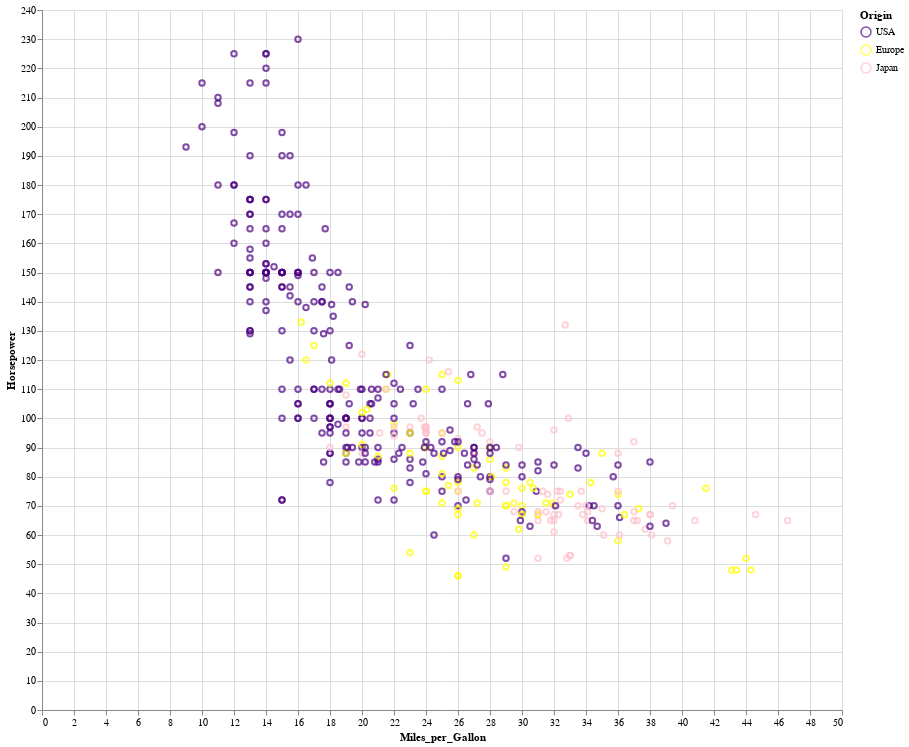

Write notebook code for a chart like this one.
### Code cell
sp=alt\
.Chart(
    data=cars,
    width=800,
    height=700
    )\
.mark_point()\
.encode(
    x=alt.X(shorthand="Miles_per_Gallon"),
    y=alt.Y(shorthand="Horsepower"),
    color=alt.Color(
        shorthand="Origin",
        scale=alt.Scale(
            domain=cars['Origin'].unique(),
            range=cols
        )
    )
)
sp.show()

### Figure 1 — Vega-Lite specification as saved in the notebook (floating-point values rounded to 4 significant figures; data arrays with more than 128 entries replaced by an {"elided": "..."} marker saying what was removed)
{"config": {"view": {"continuousWidth": 300, "continuousHeight": 300}}, "data": {"name": "data-583e73726c1545c56c203344161a975c"}, "mark": {"type": "point"}, "encoding": {"color": {"field": "Origin", "scale": {"domain": ["USA", "Europe", "Japan"], "range": ["#4B0082", "yellow", "#FFC0CB"]}, "type": "nominal"}, "x": {"field": "Miles_per_Gallon", "type": "quantitative"}, "y": {"field": "Horsepower", "type": "quantitative"}}, "height": 700, "width": 800, "$schema": "https://vega.github.io/schema/vega-lite/v5.17.0.json", "datasets": {"data-583e73726c1545c56c203344161a975c": {"elided": "406 records"}}}
